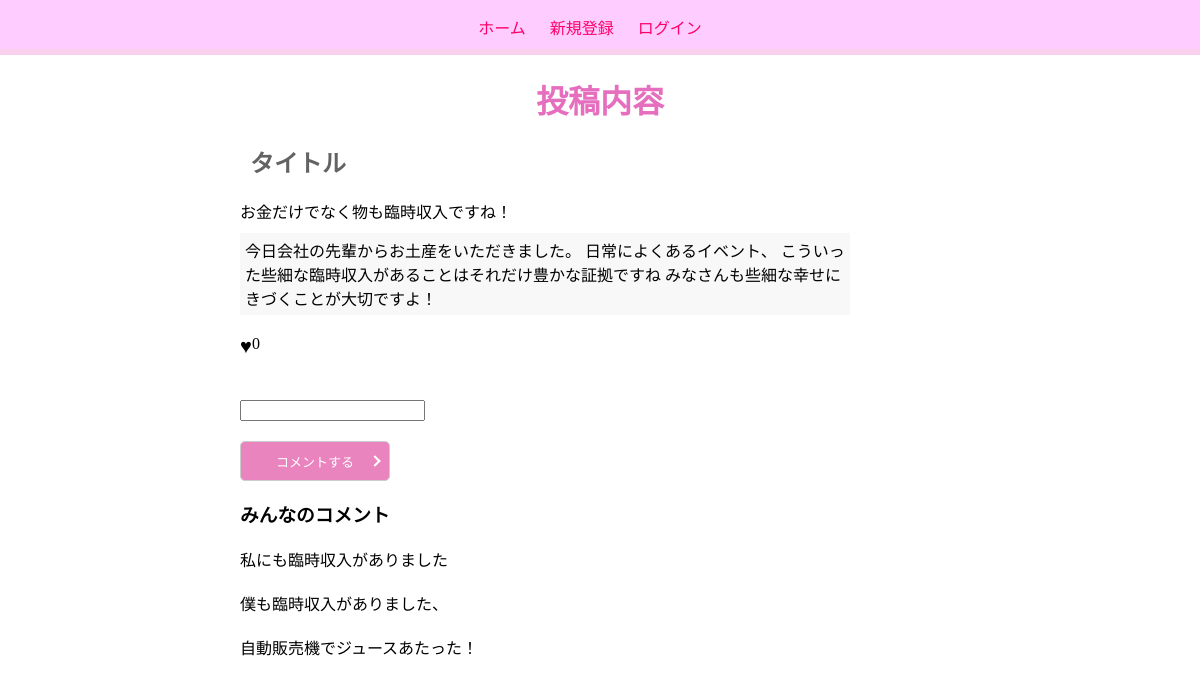
The page /post-info/1/ on the database as committed earlier.
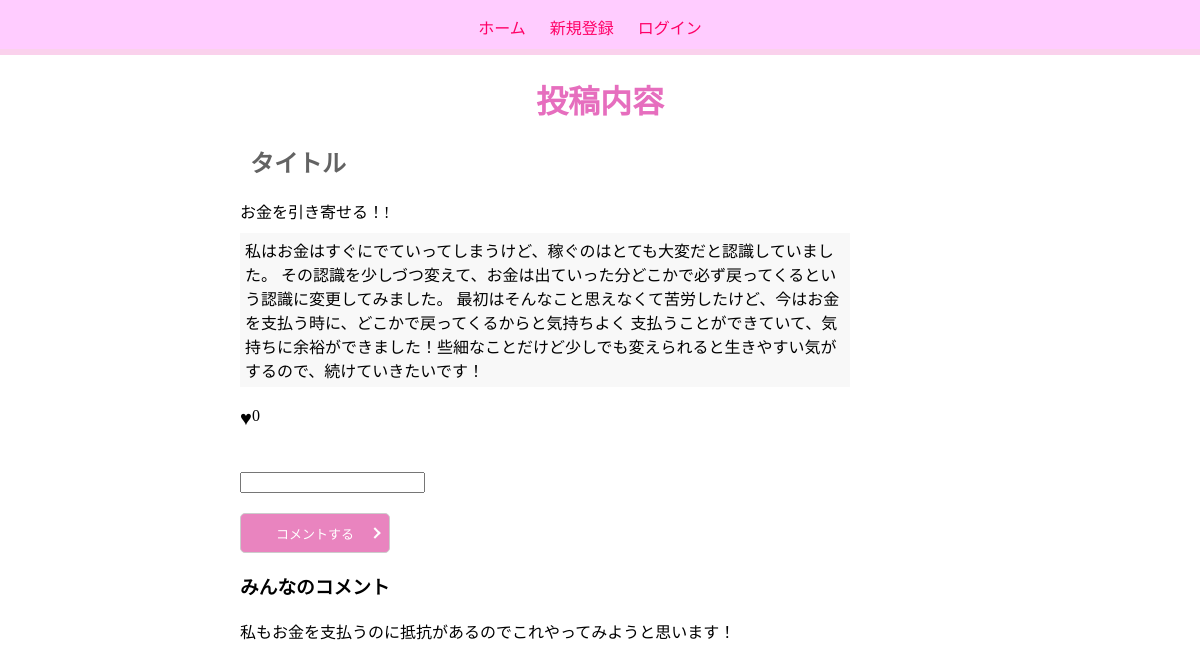
The same page on the database as committed later.
### mind_ch_db/models.py (models this page shows)
class PostInfo(models.Model):
    genre_id = models.ForeignKey(
        'genre', on_delete=models.SET_NULL,null=True)
    post_title = models.CharField(max_length=50)
    post_content = models.TextField(max_length=1000)
    reaction_count = models.IntegerField(null=True, blank=True)
    create_at = models.DateTimeField(default=timezone.datetime.now)
    update_at = models.DateTimeField(default=timezone.datetime.now)

class Comment(models.Model):
    Post_info_id = models.ForeignKey(
        'postinfo', on_delete=models.CASCADE)
    comment = models.CharField(max_length=300)
    reaction_count = models.IntegerField(default=0)
    create_at = models.DateTimeField(default=timezone.datetime.now)
    update_at = models.DateTimeField(default=timezone.datetime.now)

### mind_ch_db/views.py (the view)
# urls.py: path('post-info/<int:post_info_id>/', views.post_info_detail, name='post_info_detail'),
def post_info_detail(request, post_info_id):
    post_info = get_object_or_404(PostInfo, pk=post_info_id)
    comments = Comment.objects.filter(Post_info_id=post_info_id)
    good_count = Good.objects.filter(post_info_id=post_info_id).count()
    if request.method == 'POST':
        form = CommentForm(request.POST)
        if form.is_valid():
            comment = form.save(commit=False)
            comment.Post_info_id = post_info
            comment.save()
            return redirect('post_info_detail',post_info_id=post_info_id)
    else:
        form = CommentForm()
    return render(request, 'comment.html', {
        'post_info': post_info,
        'comments': comments,
        'form': form,
        'good_count': good_count,
        })

### mind_ch_db/forms.py
class CommentForm(forms.ModelForm):
    class Meta:
        model = Comment
        fields = ['comment']
    """
    confirm_password = forms.CharField(label='パスワード再入力', widget=forms.PasswordInput())

    def clean(self):
        cleaned_date = super().clean()
        password = cleaned_date['password']
        confirm_password = cleaned_date['confirm_password']
        if password !=confirm_password:
            raise forms.ValidationError('パスワードが一致していません')
        """

### mind_ch_db/templates/comment.html (shortened to what this page needs)
{% extends "base.html" %}
{% block content %}
<h1>投稿内容</h1>
<div class="post_info">
    <div><h2>タイトル</h2> {{ post_info.post_title }}</div>
    <div id="post_content">{{ post_info.post_content }}</div>
    <div>
    {% if user.is_authenticated %}
    <form action="{% url 'good_toggle' post_info.id %}" method="post">
        {% csrf_token %}
        <div class="good_box">
            <button class="good_hart" type="submit">
                <div style="margin-bottom:7px; font-size: 20px;">♥</div>
            </button>
            <div style="margin-left: 10px; font-size: 20px;">{{ good_count }}</div>
        </div>
    </form>
    {% else %}
        <div class="good_box">
            <div style="margin-bottom:7px; font-size: 20px;">♥</div>
            <div>{{ good_count }}</div>
        </div>
    {% endif %}
    <form method="post" action="{% url 'post_info_detail' post_info.id %}">
        <div class="comment_add">{{ form.comment }}</div>
        <div><button class="submitbtn" type="submit">コメントする</button></div>
    </form>
    <h3>みんなのコメント</h3>
    {% for comment in comments %}
        <div class="comment_info">{{ comment.comment }}</div>
    {% endfor %}
    </div>
</div>
{% endblock %}

Rows that differ between the two databases and show on the page:
removed Comment: comment "私にも臨時収入がありました"
removed Comment: comment "僕も臨時収入がありました、"
removed Comment: comment "自動販売機でジュースあたった！"
changed PostInfo: post_title "お金だけでなく物も臨時収入ですね！" → "お金を引き寄せる！!"; post_content "今日会社の先輩からお土産をいただきました。 日常によくあるイベント、 こういった些細な臨時収入があることはそれだけ豊かな証拠ですね みなさんも些細な幸せにきづくことが大切ですよ！" → "私はお金はすぐにでていってしまうけど、稼ぐのはとても大変だと認識していました。 その認識を少しづつ変えて、お金は出ていった分どこかで必ず戻ってくるという認識に変更してみました。 最初はそんなこと思えなくて苦労したけど、今はお金を支払う時に、どこかで戻ってくるからと気持ちよく 支払うことができていて、気持ちに余裕ができました！些細なことだけど少しでも変えられると生きやすい気が するので、続けていきたいです！"
now on this page (row edited): Comment: comment "私もお金を支払うのに抵抗があるのでこれやってみようと思います！"
